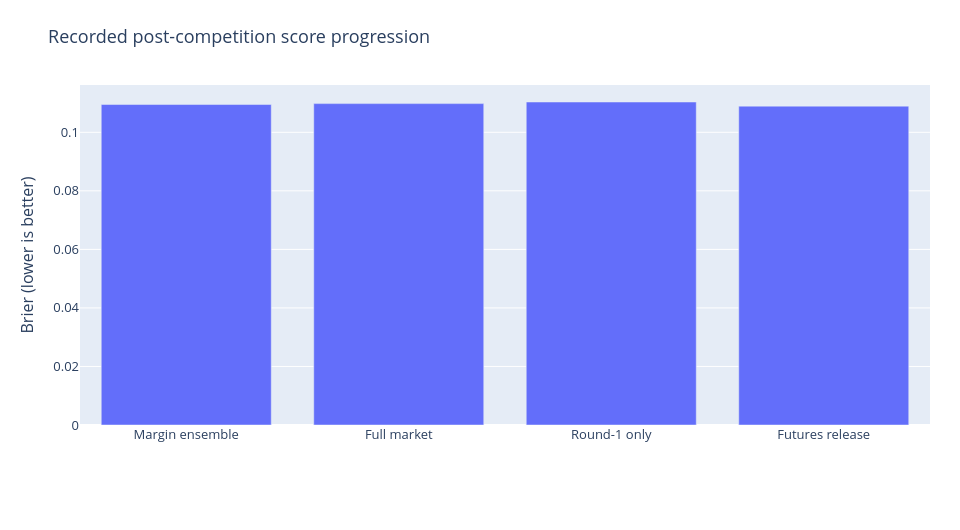

Notebook code cell kept with this figure:
### Markdown cell above
## 1. Recorded score progression
The retained release improves the preceding margin ensemble by **0.0005491 Brier** and is **0.0008046** numerically below the published winning benchmark. The broad market and Round-1 variants both lost, so the research record includes those negative results rather than only the successful submission.

### Code cell
chart('release_scores','Recorded post-competition score progression',['Margin ensemble','Full market','Round-1 only','Futures release'],{'Brier':[s['margin_release']['score'],s['full_market']['score'],s['r1_market']['score'],s['champion']['score']]},'Brier (lower is better)')

### Figure 1 — Plotly figure (JSON) as saved in the notebook; plotly's stock layout.template omitted (floating-point values rounded to 4 significant figures)
{"data": [{"name": "Brier", "type": "bar", "x": ["Margin ensemble", "Full market", "Round-1 only", "Futures release"], "y": [0.1095, 0.1098, 0.1104, 0.1089]}], "layout": {"barmode": "group", "font": {"size": 13}, "height": 530, "legend": {"orientation": "h", "y": -0.23}, "margin": {"b": 105, "l": 80, "r": 30, "t": 85}, "title": {"text": "Recorded post-competition score progression"}, "width": 960, "xaxis": {"type": "category"}, "yaxis": {"title": {"text": "Brier (lower is better)"}}}}
